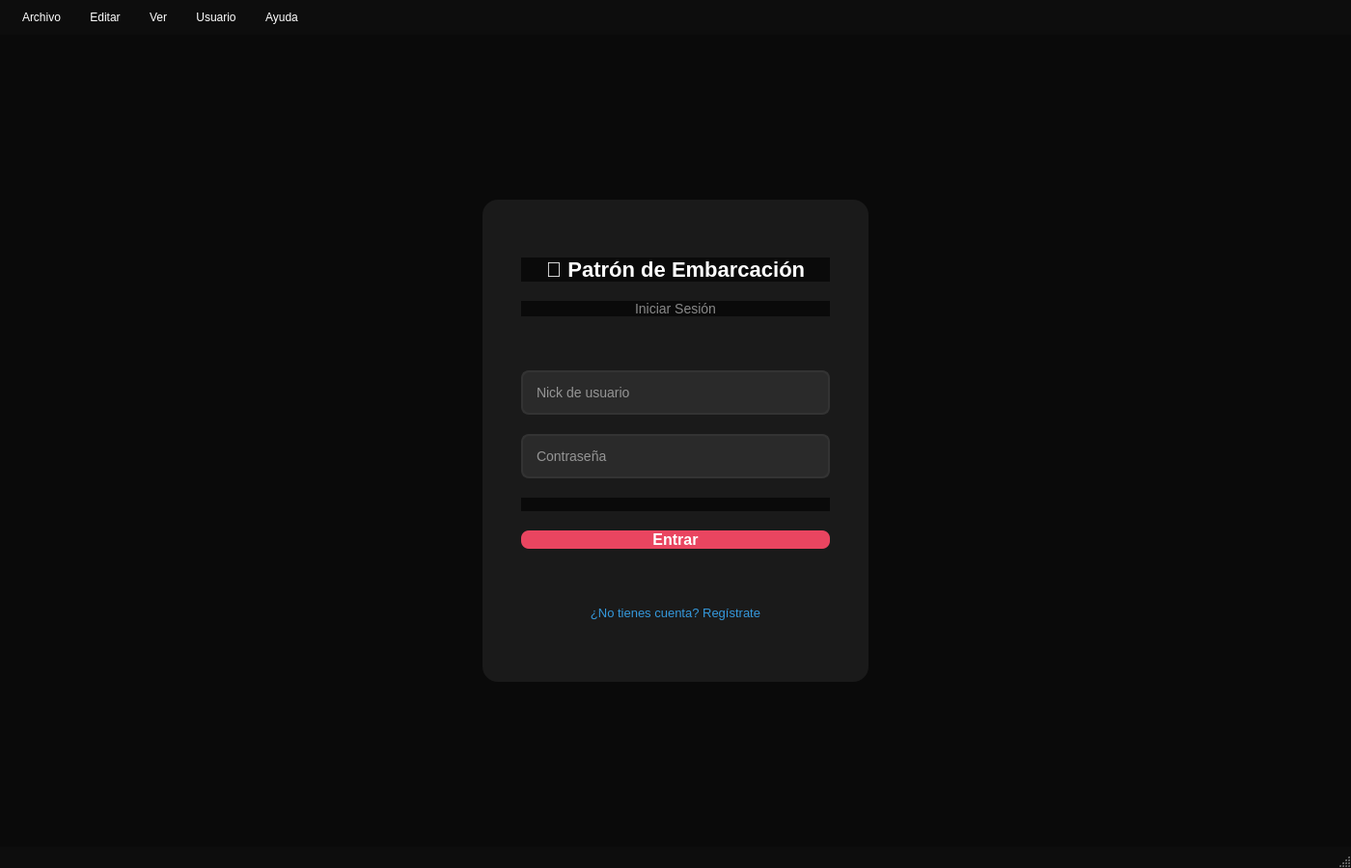
<?xml version="1.0" encoding="UTF-8"?>
<ui version="4.0">
 <class>MainWindow</class>
 <widget class="QMainWindow" name="MainWindow">
  <property name="geometry">
   <rect>
    <x>0</x>
    <y>0</y>
    <width>1400</width>
    <height>900</height>
   </rect>
  </property>
  <property name="windowTitle">
   <string>Patrón de Embarcación de Recreo - Carta Náutica Digital</string>
  </property>
  <property name="styleSheet">
   <string>
    QMainWindow { background-color: #0a0a0a; }
    QMenuBar { background-color: #0d0d0d; color: #ffffff; padding: 5px; border-radius: 0px; }
    QMenuBar::item { padding: 6px 12px; border-radius: 6px; }
    QMenuBar::item:selected { background-color: #1a1a1a; }
    QMenu { background-color: #0d0d0d; color: #ffffff; border: 1px solid #1a1a1a; border-radius: 8px; padding: 4px; }
    QMenu::item { padding: 6px 20px; border-radius: 4px; }
    QMenu::item:selected { background-color: #e94560; }
   </string>
  </property>
  <widget class="QWidget" name="centralwidget">
   <layout class="QVBoxLayout" name="centralLayout">
    <property name="spacing">
     <number>0</number>
    </property>
    <property name="margin">
     <number>0</number>
    </property>
    <item>
     <widget class="QStackedWidget" name="stackedWidget">
      <property name="currentIndex">
       <number>0</number>
      </property>
      <!-- Página 0: Login -->
      <widget class="QWidget" name="loginPage">
       <property name="styleSheet">
        <string>background-color: #0a0a0a;</string>
       </property>
       <layout class="QVBoxLayout" name="loginPageLayout">
        <property name="spacing">
         <number>0</number>
        </property>
        <property name="margin">
         <number>0</number>
        </property>
        <item>
         <spacer name="loginTopSpacer">
          <property name="orientation">
           <enum>Qt::Vertical</enum>
          </property>
          <property name="sizeType">
           <enum>QSizePolicy::Expanding</enum>
          </property>
         </spacer>
        </item>
        <item>
         <layout class="QHBoxLayout" name="loginCenterLayout">
          <item>
           <spacer name="loginLeftSpacer">
            <property name="orientation">
             <enum>Qt::Horizontal</enum>
            </property>
            <property name="sizeType">
             <enum>QSizePolicy::Expanding</enum>
            </property>
           </spacer>
          </item>
          <item>
           <widget class="QWidget" name="loginFormContainer">
            <property name="minimumSize">
             <size>
              <width>400</width>
              <height>500</height>
             </size>
            </property>
            <property name="maximumSize">
             <size>
              <width>400</width>
              <height>500</height>
             </size>
            </property>
            <property name="styleSheet">
             <string>
              QWidget#loginFormContainer {
               background-color: #1a1a1a;
               border-radius: 16px;
              }
              QLineEdit {
               background-color: #2a2a2a;
               color: #ffffff;
               border: 2px solid #333333;
               border-radius: 8px;
               padding: 12px;
               font-size: 14px;
              }
              QLineEdit:focus {
               border-color: #e94560;
              }
              QLineEdit::placeholder {
               color: #888888;
              }
             </string>
            </property>
            <layout class="QVBoxLayout" name="loginFormLayout">
             <property name="spacing">
              <number>20</number>
             </property>
             <property name="leftMargin">
              <number>40</number>
             </property>
             <property name="topMargin">
              <number>60</number>
             </property>
             <property name="rightMargin">
              <number>40</number>
             </property>
             <property name="bottomMargin">
              <number>60</number>
             </property>
             <item>
              <widget class="QLabel" name="loginTitleLabel">
               <property name="text">
                <string>🚢 Patrón de Embarcación</string>
               </property>
               <property name="alignment">
                <set>Qt::AlignCenter</set>
               </property>
               <property name="styleSheet">
                <string>font-size: 22px; font-weight: bold; color: #ffffff;</string>
               </property>
              </widget>
             </item>
             <item>
              <widget class="QLabel" name="loginSubtitleLabel">
               <property name="text">
                <string>Iniciar Sesión</string>
               </property>
               <property name="alignment">
                <set>Qt::AlignCenter</set>
               </property>
               <property name="styleSheet">
                <string>font-size: 14px; color: #888888;</string>
               </property>
              </widget>
             </item>
             <item>
              <spacer name="loginFormTopSpacer">
               <property name="orientation">
                <enum>Qt::Vertical</enum>
               </property>
               <property name="sizeHint" stdset="0">
                <size>
                 <width>20</width>
                 <height>20</height>
                </size>
               </property>
              </spacer>
             </item>
             <item>
              <widget class="QLineEdit" name="nickEdit">
               <property name="placeholderText">
                <string>Nick de usuario</string>
               </property>
               <property name="minimumHeight">
                <number>45</number>
               </property>
              </widget>
             </item>
             <item>
              <widget class="QLineEdit" name="passwordEdit">
               <property name="placeholderText">
                <string>Contraseña</string>
               </property>
               <property name="echoMode">
                <enum>QLineEdit::Password</enum>
               </property>
               <property name="minimumHeight">
                <number>45</number>
               </property>
              </widget>
             </item>
             <item>
              <widget class="QLabel" name="loginErrorLabel">
               <property name="text">
                <string></string>
               </property>
               <property name="styleSheet">
                <string>color: #e94560; font-size: 12px;</string>
               </property>
               <property name="alignment">
                <set>Qt::AlignCenter</set>
               </property>
              </widget>
             </item>
             <item>
              <widget class="QPushButton" name="loginButton">
               <property name="text">
                <string>Entrar</string>
               </property>
               <property name="minimumHeight">
                <number>50</number>
               </property>
               <property name="styleSheet">
                <string>
                 QPushButton {
                  background-color: #e94560;
                  color: white;
                  font-size: 16px;
                  font-weight: bold;
                  border-radius: 8px;
                  border: none;
                 }
                 QPushButton:hover {
                  background-color: #ff6b6b;
                 }
                 QPushButton:pressed {
                  background-color: #c23a51;
                 }
                </string>
               </property>
              </widget>
             </item>
             <item>
              <spacer name="loginFormMiddleSpacer">
               <property name="orientation">
                <enum>Qt::Vertical</enum>
               </property>
               <property name="sizeHint" stdset="0">
                <size>
                 <width>20</width>
                 <height>20</height>
                </size>
               </property>
              </spacer>
             </item>
             <item>
              <widget class="QPushButton" name="goToRegisterButton">
               <property name="text">
                <string>¿No tienes cuenta? Regístrate</string>
               </property>
               <property name="flat">
                <bool>true</bool>
               </property>
               <property name="styleSheet">
                <string>color: #3498db; font-size: 13px;</string>
               </property>
              </widget>
             </item>
            </layout>
           </widget>
          </item>
          <item>
           <spacer name="loginRightSpacer">
            <property name="orientation">
             <enum>Qt::Horizontal</enum>
            </property>
            <property name="sizeType">
             <enum>QSizePolicy::Expanding</enum>
            </property>
           </spacer>
          </item>
         </layout>
        </item>
        <item>
         <spacer name="loginBottomSpacer">
          <property name="orientation">
           <enum>Qt::Vertical</enum>
          </property>
          <property name="sizeType">
           <enum>QSizePolicy::Expanding</enum>
          </property>
         </spacer>
        </item>
       </layout>
      </widget>
      <!-- Página 1: Register -->
      <widget class="QWidget" name="registerPage">
       <property name="styleSheet">
        <string>background-color: #0a0a0a;</string>
       </property>
       <layout class="QVBoxLayout" name="registerPageLayout">
        <property name="spacing">
         <number>0</number>
        </property>
        <property name="margin">
         <number>0</number>
        </property>
        <item>
         <spacer name="registerTopSpacer">
          <property name="orientation">
           <enum>Qt::Vertical</enum>
          </property>
          <property name="sizeType">
           <enum>QSizePolicy::Expanding</enum>
          </property>
         </spacer>
        </item>
        <item>
         <layout class="QHBoxLayout" name="registerCenterLayout">
          <item>
           <spacer name="registerLeftSpacer">
            <property name="orientation">
             <enum>Qt::Horizontal</enum>
            </property>
            <property name="sizeType">
             <enum>QSizePolicy::Expanding</enum>
            </property>
           </spacer>
          </item>
          <item>
           <widget class="QWidget" name="registerFormContainer">
            <property name="minimumSize">
             <size>
              <width>420</width>
              <height>620</height>
             </size>
            </property>
            <property name="maximumSize">
             <size>
              <width>420</width>
              <height>620</height>
             </size>
            </property>
            <property name="styleSheet">
             <string>
              QWidget#registerFormContainer {
               background-color: #1a1a1a;
               border-radius: 16px;
              }
              QLineEdit, QDateEdit {
               background-color: #2a2a2a;
               color: #ffffff;
               border: 2px solid #333333;
               border-radius: 8px;
               padding: 10px;
               font-size: 13px;
              }
              QLineEdit:focus, QDateEdit:focus {
               border-color: #27ae60;
              }
              QLineEdit::placeholder {
               color: #888888;
              }
              QLabel {
               color: #cccccc;
              }
             </string>
            </property>
            <layout class="QVBoxLayout" name="registerFormLayout">
             <property name="spacing">
              <number>12</number>
             </property>
             <property name="leftMargin">
              <number>35</number>
             </property>
             <property name="topMargin">
              <number>30</number>
             </property>
             <property name="rightMargin">
              <number>35</number>
             </property>
             <property name="bottomMargin">
              <number>30</number>
             </property>
             <item>
              <widget class="QLabel" name="registerTitleLabel">
               <property name="text">
                <string>📝 Crear Cuenta</string>
               </property>
               <property name="alignment">
                <set>Qt::AlignCenter</set>
               </property>
               <property name="styleSheet">
                <string>font-size: 22px; font-weight: bold; color: #ffffff;</string>
               </property>
              </widget>
             </item>
             <item>
              <layout class="QHBoxLayout" name="avatarCenterLayout">
               <item>
                <spacer name="avatarLeftSp">
                 <property name="orientation">
                  <enum>Qt::Horizontal</enum>
                 </property>
                </spacer>
               </item>
               <item>
                <widget class="QLabel" name="avatarPreviewLabel">
                 <property name="minimumSize">
                  <size>
                   <width>70</width>
                   <height>70</height>
                  </size>
                 </property>
                 <property name="maximumSize">
                  <size>
                   <width>70</width>
                   <height>70</height>
                  </size>
                 </property>
                 <property name="styleSheet">
                  <string>background-color: #3a3a3a; border-radius: 35px; font-size: 28px;</string>
                 </property>
                 <property name="text">
                  <string>👤</string>
                 </property>
                 <property name="alignment">
                  <set>Qt::AlignCenter</set>
                 </property>
                </widget>
               </item>
               <item>
                <spacer name="avatarRightSp">
                 <property name="orientation">
                  <enum>Qt::Horizontal</enum>
                 </property>
                </spacer>
               </item>
              </layout>
             </item>
             <item>
              <widget class="QLineEdit" name="registerNickEdit">
               <property name="placeholderText">
                <string>Nick (6-15 caracteres)</string>
               </property>
               <property name="minimumHeight">
                <number>42</number>
               </property>
              </widget>
             </item>
             <item>
              <widget class="QLineEdit" name="registerEmailEdit">
               <property name="placeholderText">
                <string>Email</string>
               </property>
               <property name="minimumHeight">
                <number>42</number>
               </property>
              </widget>
             </item>
             <item>
              <widget class="QLineEdit" name="registerPasswordEdit">
               <property name="placeholderText">
                <string>Contraseña (8-20 caracteres)</string>
               </property>
               <property name="echoMode">
                <enum>QLineEdit::Password</enum>
               </property>
               <property name="minimumHeight">
                <number>42</number>
               </property>
              </widget>
             </item>
             <item>
              <widget class="QLineEdit" name="registerConfirmPasswordEdit">
               <property name="placeholderText">
                <string>Confirmar contraseña</string>
               </property>
               <property name="echoMode">
                <enum>QLineEdit::Password</enum>
               </property>
               <property name="minimumHeight">
                <number>42</number>
               </property>
              </widget>
             </item>
             <item>
              <layout class="QHBoxLayout" name="birthdateRowLayout">
               <item>
                <widget class="QLabel" name="birthdateLabelReg">
                 <property name="text">
                  <string>Fecha de nacimiento:</string>
                 </property>
                 <property name="styleSheet">
                  <string>font-size: 13px;</string>
                 </property>
                </widget>
               </item>
               <item>
                <widget class="QDateEdit" name="registerBirthdateEdit">
                 <property name="minimumHeight">
                  <number>42</number>
                 </property>
                 <property name="calendarPopup">
                  <bool>true</bool>
                 </property>
                 <property name="displayFormat">
                  <string>dd/MM/yyyy</string>
                 </property>
                </widget>
               </item>
              </layout>
             </item>
             <item>
              <widget class="QLabel" name="registerErrorLabel">
               <property name="text">
                <string></string>
               </property>
               <property name="styleSheet">
                <string>color: #e94560; font-size: 12px;</string>
               </property>
               <property name="alignment">
                <set>Qt::AlignCenter</set>
               </property>
              </widget>
             </item>
             <item>
              <spacer name="registerFormSpacer">
               <property name="orientation">
                <enum>Qt::Vertical</enum>
               </property>
               <property name="sizeHint" stdset="0">
                <size>
                 <width>20</width>
                 <height>10</height>
                </size>
               </property>
              </spacer>
             </item>
             <item>
              <widget class="QPushButton" name="registerButton">
               <property name="text">
                <string>Crear Cuenta</string>
               </property>
               <property name="minimumHeight">
                <number>48</number>
               </property>
               <property name="styleSheet">
                <string>
                 QPushButton {
                  background-color: #27ae60;
                  color: white;
                  font-size: 15px;
                  font-weight: bold;
                  border-radius: 8px;
                  border: none;
                 }
                 QPushButton:hover {
                  background-color: #2ecc71;
                 }
                 QPushButton:pressed {
                  background-color: #1e8449;
                 }
                </string>
               </property>
              </widget>
             </item>
             <item>
              <widget class="QPushButton" name="backToLoginButton">
               <property name="text">
                <string>← Volver al Login</string>
               </property>
               <property name="flat">
                <bool>true</bool>
               </property>
               <property name="styleSheet">
                <string>color: #888888; font-size: 13px;</string>
               </property>
              </widget>
             </item>
            </layout>
           </widget>
          </item>
          <item>
           <spacer name="registerRightSpacer">
            <property name="orientation">
             <enum>Qt::Horizontal</enum>
            </property>
            <property name="sizeType">
             <enum>QSizePolicy::Expanding</enum>
            </property>
           </spacer>
          </item>
         </layout>
        </item>
        <item>
         <spacer name="registerBottomSpacer">
          <property name="orientation">
           <enum>Qt::Vertical</enum>
          </property>
          <property name="sizeType">
           <enum>QSizePolicy::Expanding</enum>
          </property>
         </spacer>
        </item>
       </layout>
      </widget>
      <!-- Página 2: Main Dashboard -->
      <widget class="QWidget" name="dashboardPage">
       <property name="styleSheet">
        <string>background-color: transparent;</string>
       </property>
       <layout class="QHBoxLayout" name="dashboardLayout">
        <property name="spacing">
         <number>0</number>
        </property>
        <property name="leftMargin">
         <number>0</number>
        </property>
        <property name="topMargin">
         <number>0</number>
        </property>
        <property name="rightMargin">
         <number>0</number>
        </property>
        <property name="bottomMargin">
         <number>0</number>
        </property>
        <!-- LEFT: Toolbar lateral -->
        <item>
         <widget class="QScrollArea" name="toolbarScrollArea">
          <property name="minimumSize">
           <size>
            <width>90</width>
            <height>0</height>
           </size>
          </property>
          <property name="maximumSize">
           <size>
            <width>90</width>
            <height>16777215</height>
           </size>
          </property>
          <property name="horizontalScrollBarPolicy">
           <enum>Qt::ScrollBarAlwaysOff</enum>
          </property>
          <property name="verticalScrollBarPolicy">
           <enum>Qt::ScrollBarAlwaysOff</enum>
          </property>
          <property name="widgetResizable">
           <bool>true</bool>
          </property>
          <property name="styleSheet">
           <string>
            QScrollArea { 
              background-color: #0d0d0d; 
              border: none; 
              border-radius: 16px;
            }
            QWidget#toolbarContent { 
              background-color: #0d0d0d; 
              border-radius: 16px;
            }
           </string>
          </property>
          <widget class="QWidget" name="toolbarContent">
           <property name="geometry">
            <rect>
             <x>0</x>
             <y>0</y>
             <width>90</width>
             <height>800</height>
            </rect>
           </property>
           <layout class="QVBoxLayout" name="toolbarVLayout">
            <property name="spacing">
             <number>6</number>
            </property>
            <property name="leftMargin">
             <number>18</number>
            </property>
            <property name="topMargin">
             <number>16</number>
            </property>
            <property name="rightMargin">
             <number>18</number>
            </property>
            <property name="bottomMargin">
             <number>16</number>
            </property>
            <!-- Sección: Navegación -->
            <item>
             <widget class="QLabel" name="navSectionLabel">
              <property name="text">
               <string>Navegar</string>
              </property>
              <property name="alignment">
               <set>Qt::AlignCenter</set>
              </property>
              <property name="styleSheet">
               <string>color: #888888; font-size: 9px; font-weight: bold; background-color: #0d0d0d; padding: 4px 8px; border-radius: 6px;</string>
              </property>
             </widget>
            </item>
            <item>
             <widget class="QPushButton" name="toolPan">
              <property name="text">
               <string>✋</string>
              </property>
              <property name="minimumSize">
               <size>
                <width>60</width>
                <height>50</height>
               </size>
              </property>
              <property name="checkable">
               <bool>true</bool>
              </property>
              <property name="checked">
               <bool>true</bool>
              </property>
              <property name="toolTip">
               <string>Mover carta (Pan)</string>
              </property>
              <property name="styleSheet">
               <string>
                QPushButton { 
                 background-color: #0f3460; 
                 color: white; 
                 border-radius: 10px; 
                 font-size: 22px; 
                 border: 2px solid transparent;
                } 
                QPushButton:checked { 
                 background-color: #e94560; 
                 border-color: #ff6b6b;
                }
                QPushButton:hover:!checked { 
                 background-color: #1a4a7a; 
                }
               </string>
              </property>
             </widget>
            </item>
            <item>
             <widget class="QPushButton" name="toolZoomIn">
              <property name="text">
               <string>🔍+</string>
              </property>
              <property name="minimumSize">
               <size>
                <width>60</width>
                <height>40</height>
               </size>
              </property>
              <property name="toolTip">
               <string>Acercar (Zoom In)</string>
              </property>
              <property name="styleSheet">
               <string>
                QPushButton { 
                 background-color: #0f3460; 
                 color: white; 
                 border-radius: 8px; 
                 font-size: 14px;
                } 
                QPushButton:pressed { background-color: #e94560; }
                QPushButton:hover { background-color: #1a4a7a; }
               </string>
              </property>
             </widget>
            </item>
            <item>
             <widget class="QPushButton" name="toolZoomOut">
              <property name="text">
               <string>🔍-</string>
              </property>
              <property name="minimumSize">
               <size>
                <width>60</width>
                <height>40</height>
               </size>
              </property>
              <property name="toolTip">
               <string>Alejar (Zoom Out)</string>
              </property>
              <property name="styleSheet">
               <string>
                QPushButton { 
                 background-color: #0f3460; 
                 color: white; 
                 border-radius: 8px; 
                 font-size: 14px;
                } 
                QPushButton:pressed { background-color: #e94560; }
                QPushButton:hover { background-color: #1a4a7a; }
               </string>
              </property>
             </widget>
            </item>
            <!-- Separador -->
            <item>
             <widget class="QFrame" name="separator1">
              <property name="frameShape">
               <enum>QFrame::HLine</enum>
              </property>
              <property name="styleSheet">
               <string>background-color: #333333; margin: 8px 0;</string>
              </property>
             </widget>
            </item>
            <!-- Sección: Dibujo -->
            <item>
             <widget class="QLabel" name="drawSectionLabel">
              <property name="text">
               <string>Dibujar</string>
              </property>
              <property name="alignment">
               <set>Qt::AlignCenter</set>
              </property>
              <property name="styleSheet">
               <string>color: #888888; font-size: 9px; font-weight: bold; background-color: #0d0d0d; padding: 4px 8px; border-radius: 6px;</string>
              </property>
             </widget>
            </item>
            <item>
             <widget class="QPushButton" name="toolPoint">
              <property name="text">
               <string>📍</string>
              </property>
              <property name="minimumSize">
               <size>
                <width>60</width>
                <height>50</height>
               </size>
              </property>
              <property name="checkable">
               <bool>true</bool>
              </property>
              <property name="toolTip">
               <string>Marcar Punto</string>
              </property>
              <property name="styleSheet">
               <string>
                QPushButton { 
                 background-color: #0f3460; 
                 color: white; 
                 border-radius: 10px; 
                 font-size: 22px;
                 border: 2px solid transparent;
                } 
                QPushButton:checked { 
                 background-color: #e94560;
                 border-color: #ff6b6b;
                }
                QPushButton:hover:!checked { background-color: #1a4a7a; }
               </string>
              </property>
             </widget>
            </item>
            <item>
             <widget class="QPushButton" name="toolLine">
              <property name="text">
               <string>📐</string>
              </property>
              <property name="minimumSize">
               <size>
                <width>60</width>
                <height>50</height>
               </size>
              </property>
              <property name="checkable">
               <bool>true</bool>
              </property>
              <property name="toolTip">
               <string>Trazar Línea/Rumbo</string>
              </property>
              <property name="styleSheet">
               <string>
                QPushButton { 
                 background-color: #0f3460; 
                 color: white; 
                 border-radius: 10px; 
                 font-size: 22px;
                 border: 2px solid transparent;
                } 
                QPushButton:checked { 
                 background-color: #e94560;
                 border-color: #ff6b6b;
                }
                QPushButton:hover:!checked { background-color: #1a4a7a; }
               </string>
              </property>
             </widget>
            </item>
            <item>
             <widget class="QPushButton" name="toolArc">
              <property name="text">
               <string>◠</string>
              </property>
              <property name="minimumSize">
               <size>
                <width>60</width>
                <height>50</height>
               </size>
              </property>
              <property name="checkable">
               <bool>true</bool>
              </property>
              <property name="toolTip">
               <string>Dibujar Arco (Compás)</string>
              </property>
              <property name="styleSheet">
               <string>
                QPushButton { 
                 background-color: #0f3460; 
                 color: white; 
                 border-radius: 10px; 
                 font-size: 28px;
                 border: 2px solid transparent;
                } 
                QPushButton:checked { 
                 background-color: #e94560;
                 border-color: #ff6b6b;
                }
                QPushButton:hover:!checked { background-color: #1a4a7a; }
               </string>
              </property>
             </widget>
            </item>
            <item>
             <widget class="QPushButton" name="toolText">
              <property name="text">
               <string>T</string>
              </property>
              <property name="minimumSize">
               <size>
                <width>60</width>
                <height>50</height>
               </size>
              </property>
              <property name="checkable">
               <bool>true</bool>
              </property>
              <property name="toolTip">
               <string>Añadir Texto</string>
              </property>
              <property name="styleSheet">
               <string>
                QPushButton { 
                 background-color: #0f3460; 
                 color: white; 
                 border-radius: 10px; 
                 font-size: 20px;
                 font-weight: bold;
                 border: 2px solid transparent;
                } 
                QPushButton:checked { 
                 background-color: #e94560;
                 border-color: #ff6b6b;
                }
                QPushButton:hover:!checked { background-color: #1a4a7a; }
               </string>
              </property>
             </widget>
            </item>
            <item>
             <widget class="QPushButton" name="toolEraser">
              <property name="text">
               <string>🧽</string>
              </property>
              <property name="minimumSize">
               <size>
                <width>60</width>
                <height>50</height>
               </size>
              </property>
              <property name="checkable">
               <bool>true</bool>
              </property>
              <property name="toolTip">
               <string>Borrar Elemento</string>
              </property>
              <property name="styleSheet">
               <string>
                QPushButton { 
                 background-color: #0f3460; 
                 color: white; 
                 border-radius: 10px; 
                 font-size: 22px;
                 border: 2px solid transparent;
                } 
                QPushButton:checked { 
                 background-color: #e94560;
                 border-color: #ff6b6b;
                }
                QPushButton:hover:!checked { background-color: #1a4a7a; }
               </string>
              </property>
             </widget>
            </item>
            <!-- Separador -->
            <item>
             <widget class="QFrame" name="separator2">
              <property name="frameShape">
               <enum>QFrame::HLine</enum>
              </property>
              <property name="styleSheet">
               <string>background-color: #333333; margin: 8px 0;</string>
              </property>
             </widget>
            </item>
            <!-- Sección: Medición -->
            <item>
             <widget class="QLabel" name="measureSectionLabel">
              <property name="text">
               <string>Medir</string>
              </property>
              <property name="alignment">
               <set>Qt::AlignCenter</set>
              </property>
              <property name="styleSheet">
               <string>color: #888888; font-size: 9px; font-weight: bold; background-color: #0d0d0d; padding: 4px 8px; border-radius: 6px;</string>
              </property>
             </widget>
            </item>
            <item>
             <widget class="QPushButton" name="toolProtractor">
              <property name="text">
               <string>🧭</string>
              </property>
              <property name="minimumSize">
               <size>
                <width>60</width>
                <height>50</height>
               </size>
              </property>
              <property name="checkable">
               <bool>true</bool>
              </property>
              <property name="toolTip">
               <string>Transportador de Ángulos</string>
              </property>
              <property name="styleSheet">
               <string>
                QPushButton { 
                 background-color: #0f3460; 
                 color: white; 
                 border-radius: 10px; 
                 font-size: 22px;
                 border: 2px solid transparent;
                } 
                QPushButton:checked { 
                 background-color: #27ae60;
                 border-color: #2ecc71;
                }
                QPushButton:hover:!checked { background-color: #1a4a7a; }
               </string>
              </property>
             </widget>
            </item>
            <item>
             <widget class="QPushButton" name="toolRuler">
              <property name="text">
               <string>📏</string>
              </property>
              <property name="minimumSize">
               <size>
                <width>60</width>
                <height>50</height>
               </size>
              </property>
              <property name="checkable">
               <bool>true</bool>
              </property>
              <property name="toolTip">
               <string>Regla / Medir Distancia</string>
              </property>
              <property name="styleSheet">
               <string>
                QPushButton { 
                 background-color: #0f3460; 
                 color: white; 
                 border-radius: 10px; 
                 font-size: 22px;
                 border: 2px solid transparent;
                } 
                QPushButton:checked { 
                 background-color: #27ae60;
                 border-color: #2ecc71;
                }
                QPushButton:hover:!checked { background-color: #1a4a7a; }
               </string>
              </property>
             </widget>
            </item>
            <!-- Separador -->
            <item>
             <widget class="QFrame" name="separator3">
              <property name="frameShape">
               <enum>QFrame::HLine</enum>
              </property>
              <property name="styleSheet">
               <string>background-color: #333333; margin: 8px 0;</string>
              </property>
             </widget>
            </item>
            <!-- Acciones -->
            <item>
             <widget class="QPushButton" name="toolUndo">
              <property name="text">
               <string>↩️</string>
              </property>
              <property name="minimumSize">
               <size>
                <width>60</width>
                <height>40</height>
               </size>
              </property>
              <property name="toolTip">
               <string>Deshacer (Ctrl+Z)</string>
              </property>
              <property name="styleSheet">
               <string>
                QPushButton { 
                 background-color: #0f3460; 
                 color: white; 
                 border-radius: 8px; 
                 font-size: 18px;
                } 
                QPushButton:pressed { background-color: #e94560; }
                QPushButton:hover { background-color: #1a4a7a; }
               </string>
              </property>
             </widget>
            </item>
            <item>
             <widget class="QPushButton" name="toolClear">
              <property name="text">
               <string>🗑️</string>
              </property>
              <property name="minimumSize">
               <size>
                <width>60</width>
                <height>40</height>
               </size>
              </property>
              <property name="toolTip">
               <string>Limpiar Todo</string>
              </property>
              <property name="styleSheet">
               <string>
                QPushButton { 
                 background-color: #c0392b; 
                 color: white; 
                 border-radius: 8px; 
                 font-size: 18px;
                } 
                QPushButton:pressed { background-color: #e74c3c; }
                QPushButton:hover { background-color: #e74c3c; }
               </string>
              </property>
             </widget>
            </item>
            <!-- Quiz Button -->
            <item>
             <widget class="QPushButton" name="toolQuiz">
              <property name="text">
               <string>📝</string>
              </property>
              <property name="minimumSize">
               <size>
                <width>60</width>
                <height>50</height>
               </size>
              </property>
              <property name="toolTip">
               <string>Iniciar Quiz de Navegación</string>
              </property>
              <property name="styleSheet">
               <string>
                QPushButton { 
                 background-color: #f39c12; 
                 color: white; 
                 border-radius: 10px; 
                 font-size: 22px;
                } 
                QPushButton:pressed { background-color: #e67e22; }
                QPushButton:hover { background-color: #e67e22; }
               </string>
              </property>
             </widget>
            </item>
           </layout>
          </widget>
         </widget>
        </item>
        <!-- CENTER: Carta Náutica -->
        <item>
         <widget class="QWidget" name="chartContainer">
          <property name="styleSheet">
           <string>background-color: transparent;</string>
          </property>
          <layout class="QVBoxLayout" name="chartContainerLayout">
           <property name="spacing">
            <number>0</number>
           </property>
           <property name="margin">
            <number>0</number>
           </property>
          </layout>
         </widget>
        </item>
       </layout>
      </widget>
     </widget>
    </item>
   </layout>
  </widget>
  <!-- MenuBar -->
  <widget class="QMenuBar" name="menubar">
   <property name="geometry">
    <rect>
     <x>0</x>
     <y>0</y>
     <width>1400</width>
     <height>28</height>
    </rect>
   </property>
   <widget class="QMenu" name="menuArchivo">
    <property name="title">
     <string>Archivo</string>
    </property>
    <addaction name="actionGuardar"/>
    <addaction name="separator"/>
    <addaction name="actionCerrarSesion"/>
    <addaction name="actionSalir"/>
   </widget>
   <widget class="QMenu" name="menuEditar">
    <property name="title">
     <string>Editar</string>
    </property>
    <addaction name="actionDeshacer"/>
    <addaction name="actionLimpiar"/>
   </widget>
   <widget class="QMenu" name="menuVer">
    <property name="title">
     <string>Ver</string>
    </property>
    <addaction name="actionZoomIn"/>
    <addaction name="actionZoomOut"/>
    <addaction name="actionZoomReset"/>
    <addaction name="separator"/>
    <addaction name="actionMostrarCoordenadas"/>
   </widget>
   <widget class="QMenu" name="menuUsuario">
    <property name="title">
     <string>Usuario</string>
    </property>
    <addaction name="actionPerfil"/>
    <addaction name="actionEstadisticas"/>
   </widget>
   <widget class="QMenu" name="menuAyuda">
    <property name="title">
     <string>Ayuda</string>
    </property>
    <addaction name="actionManual"/>
    <addaction name="actionAcercaDe"/>
   </widget>
   <addaction name="menuArchivo"/>
   <addaction name="menuEditar"/>
   <addaction name="menuVer"/>
   <addaction name="menuUsuario"/>
   <addaction name="menuAyuda"/>
  </widget>
  <!-- StatusBar -->
  <widget class="QStatusBar" name="statusbar">
   <property name="styleSheet">
    <string>
     QStatusBar { 
      background-color: #0d0d0d; 
      color: #ffffff; 
      padding: 8px 16px;
      font-size: 12px;
     }
    </string>
   </property>
  </widget>
  <!-- Actions -->
  <action name="actionSalir">
   <property name="text">
    <string>Salir</string>
   </property>
   <property name="shortcut">
    <string>Ctrl+Q</string>
   </property>
  </action>
  <action name="actionCerrarSesion">
   <property name="text">
    <string>Cerrar Sesión</string>
   </property>
  </action>
  <action name="actionGuardar">
   <property name="text">
    <string>Guardar Trabajo</string>
   </property>
   <property name="shortcut">
    <string>Ctrl+S</string>
   </property>
  </action>
  <action name="actionDeshacer">
   <property name="text">
    <string>Deshacer</string>
   </property>
   <property name="shortcut">
    <string>Ctrl+Z</string>
   </property>
  </action>
  <action name="actionLimpiar">
   <property name="text">
    <string>Limpiar Carta</string>
   </property>
  </action>
  <action name="actionZoomIn">
   <property name="text">
    <string>Acercar</string>
   </property>
   <property name="shortcut">
    <string>Ctrl++</string>
   </property>
  </action>
  <action name="actionZoomOut">
   <property name="text">
    <string>Alejar</string>
   </property>
   <property name="shortcut">
    <string>Ctrl+-</string>
   </property>
  </action>
  <action name="actionZoomReset">
   <property name="text">
    <string>Zoom 100%</string>
   </property>
   <property name="shortcut">
    <string>Ctrl+0</string>
   </property>
  </action>
  <action name="actionMostrarCoordenadas">
   <property name="text">
    <string>Mostrar Coordenadas</string>
   </property>
   <property name="checkable">
    <bool>true</bool>
   </property>
   <property name="checked">
    <bool>true</bool>
   </property>
  </action>
  <action name="actionPerfil">
   <property name="text">
    <string>Mi Perfil</string>
   </property>
  </action>
  <action name="actionEstadisticas">
   <property name="text">
    <string>Estadísticas</string>
   </property>
  </action>
  <action name="actionManual">
   <property name="text">
    <string>Manual de Uso</string>
   </property>
   <property name="shortcut">
    <string>F1</string>
   </property>
  </action>
  <action name="actionAcercaDe">
   <property name="text">
    <string>Acerca de...</string>
   </property>
  </action>
 </widget>
 <resources/>
 <connections/>
</ui>
